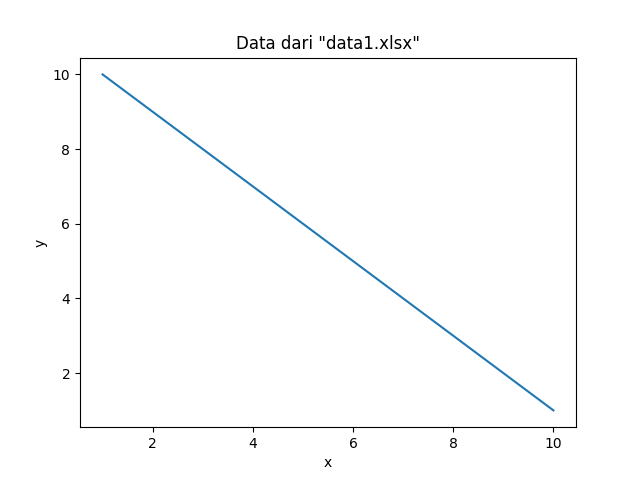

Source code (Python):
import pandas as pd
import matplotlib.pyplot as plt
# Membaca file Excel
file_path = r"D:\File Zaki\semester 5\prakfiskom\Materi 3\plot 23.xlsx"
data = pd.read_excel(file_path)
# Asumsi bahwa kolom pertama adalah X dan kolom kedua adalah Y
X = data.iloc[:, 0] # Kolom pertama (nilai sumbu x)
Y = data.iloc[:, 1] # Kolom kedua (nilai sumbu y)
# Plotting data
plt.plot(X, Y)
plt.title('Data dari "data1.xlsx"')
plt.xlabel('x')
plt.ylabel('y')
plt.show()
